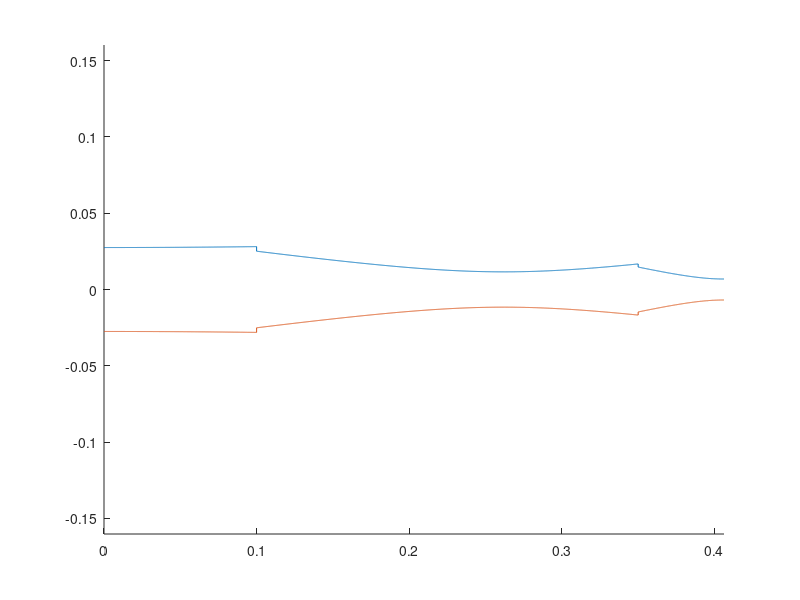

The MATLAB source for this figure: (Note: this script raises an error after producing the figure.)
close all;
clear all;

mkdir('../MatlabFigures', 'Interferometer');

w_0 = 0.0275; % Initial Beam Waist [m]
r = 0.125; % Minor tokamak radius [m]
freq = 60; % Frequency of probe beam [GHz]

d_0 = 0.1; % Distance between source and first lens
f_0 = 0.2; % Focal length of first lens
f_1 = 0.05; % Focal length of second lens

c = 299792458;
lambda = c/(freq*10^9)
d = f_0+f_1;
w_1 = (lambda*f_0)/(pi*w_0)
d_1 = (((d_0/f_0)-1)/((w_0^(2)*pi)/(f_0*lambda)+((d_0/f_0)-1)^(2))+1)*f_0
w_2 = (f_1/f_0)*w_0
d_2 = d - d_1
d_3 = f_1/f_0*(f_0+f_1-(f_1/f_0)*d_0)
x_0 = linspace(0,d_0,1000);
y_0 = [];
for i = 1:1000
    w = w_0*sqrt(1+((lambda*x_0(i))/(pi*w_0^2))^2);
    y_0 = horzcat(y_0, w);
end

x_1 = linspace(0,d_1,1000);
y_1 = [];
for i = 1:1000
    w = w_1*sqrt(1+((lambda*x_1(i))/(pi*w_1^2))^2);
    y_1 = horzcat(y_1, w);
end
y_1 = fliplr(y_1);
y = horzcat(y_0,y_1);

x_2 = linspace(0,d_2,1000);
y_2 = [];
for i = 1:1000
    w = w_1*sqrt(1+((lambda*x_2(i))/(pi*w_1^2))^2);
    y_2 = horzcat(y_2, w);
end

y = horzcat(y,y_2);

x_3 = linspace(0,d_3,1000);
y_3 = [];
for i = 1:1000
    w = w_2*sqrt(1+((lambda*x_3(i))/(pi*w_2^2))^2);
    y_3 = horzcat(y_3, w);
end
y_3 = fliplr(y_3);
y = horzcat(y,y_3);
for i = 1:1000
    x_1(i) = x_1(i)+d_0;
end
for i = 1:1000
    x_2(i) = x_2(i)+d_0+d_1;
end
for i = 1:1000
    x_3(i) = x_3(i)+d_0+d_1+d_2;
end
x = horzcat(x_0,x_1,x_2,x_3);
testx = horzcat(x_0,x_1,x_2,x_3);
Opy = -y;
l = figure;
hold on
axis equal
plot(x,y)
plot(x,Opy)
xline(d_0, '--', {'First lens'});
xline(d_0+d_1+d_2, '--', {'Second lens'});
axPos = get(gca, 'Position');
xMinMax = xlim;
yMinMax = ylim;
zAnn = axPos(1) + ((0 - xMinMax(1))/(xMinMax(2)-xMinMax(1))) * axPos(3);
d0Ann = axPos(1) + ((d_0 - xMinMax(1))/(xMinMax(2)-xMinMax(1))) * axPos(3);
d1Ann = axPos(1) + ((d_0 + d_1 - xMinMax(1))/(xMinMax(2)-xMinMax(1))) * axPos(3);
d2Ann = axPos(1) + ((d_0 + d_1 + d_2 - xMinMax(1))/(xMinMax(2)-xMinMax(1))) * axPos(3);
d3Ann = axPos(1) + ((d_0 + d_1 + d_2 + d_3 - xMinMax(1))/(xMinMax(2)-xMinMax(1))) * axPos(3);
yAnn = axPos(2) + ((-0.05 - yMinMax(1))/(yMinMax(2)-yMinMax(1))) * axPos(4);
annotation('doublearrow', [zAnn, d0Ann], [yAnn,yAnn]);
annotation('doublearrow', [d0Ann, d1Ann], [yAnn,yAnn]);
annotation('doublearrow', [d1Ann, d2Ann], [yAnn,yAnn]);
annotation('doublearrow', [d2Ann, d3Ann], [yAnn,yAnn]);
xlabel('Distance [m]');
ylabel('Beam Waist [m]');
title('Profile of Gaussian Beam Interferometer');
axis equal
hold off
mkdir('../MatlabFigures', 'Interferometer');
epsfilename = 'Interferometer.eps';
foldername = sprintf('../MatlabFigures/Interferometer');
fullfilename = fullfile(foldername,epsfilename);
saveas(l, fullfilename, 'epsc')
hold off

% t=linspace(0,4*pi, 1000); % Creates 1000 datapoints between 0 and 4 pi
% x_1 = r + r*cos(t); % x-parameter of circle
% y_1 = r + r*sin(t); % y-parameter of circle
% q = figure; % Figure variable
% hold on
% plot(x_1,y_1); % Plot circle
% xlabel('Distance [m]');
% ylabel('Distance [m]');
% title('Profile of Gaussian Beam Interferometer');
% legend('Tokamak chamber wall');
% axis equal
% hold off
% mkdir('../MatlabFigures', 'Interferometer');
% epsfilename = 'Interferometer.eps';
% foldername = sprintf('../MatlabFigures/Interferometer');
% fullfilename = fullfile(foldername,epsfilename);
% saveas(q, fullfilename, 'epsc')
